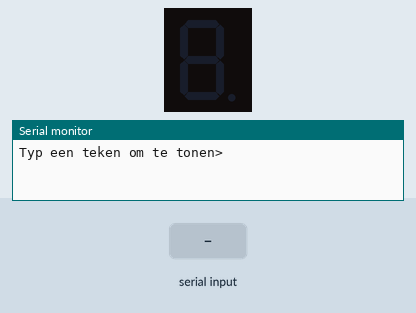
Bench run of a sketch on a simulated Arduino Uno, built with avr-gcc and run on an emulated ATmega328P. Parts: 1-digit seven-segment display, the last lines printed to the serial monitor. Wiring (inferred from the names in the program): 1-digit 7-segment display, segments lit when HIGH: segments pin 3, pin 4, pin 5, pin 6, pin 7, pin 8, pin 9, pin 2. The test bench sets the inputs (shaded band). The segment pins are drawn as the display they are named for.

Above: at 1.2 s.
1.3 s: "0" received over Serial
At 2.4 s:
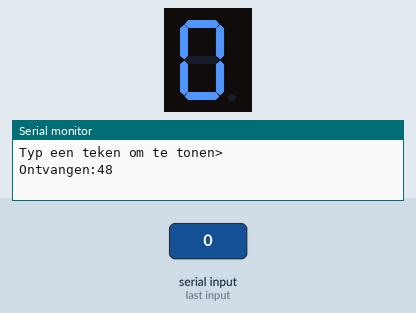
2.8 s: "1" received over Serial
At 3.5 s:
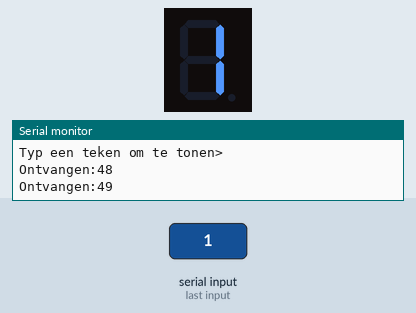
4.3 s: "2" received over Serial
At 4.7 s:
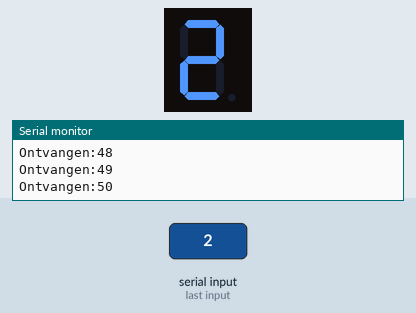
5.8 s: "3" received over Serial
At 7.0 s:
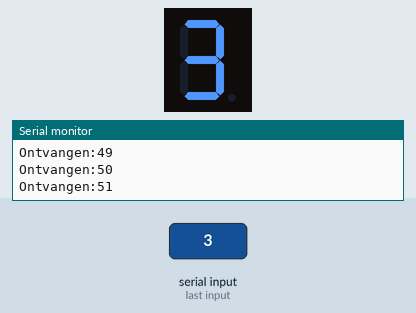
7.3 s: "4" received over Serial
At 8.2 s:
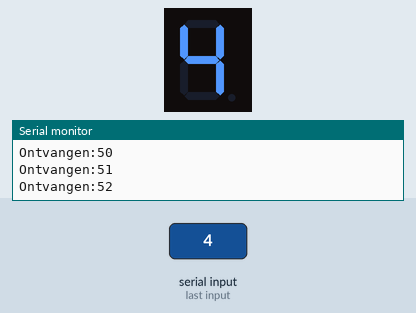
8.8 s: "5" received over Serial
At 9.3 s:
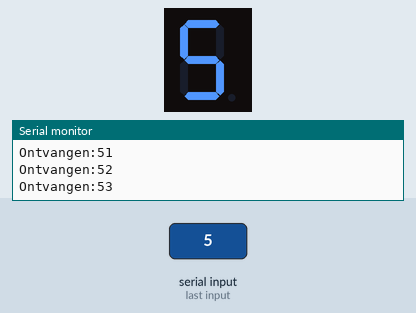
Timing chart, 0 to 11.3 s (numbered marks = the images above; inputs shaded):
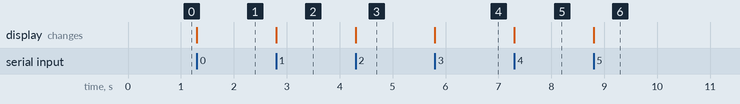

Measured:
- after the input at 1.3 s, the display: changes at once (image 1)
- after the input at 2.8 s, the display: changes at once (image 2)
- after the input at 4.3 s, the display: changes at once (image 3)
- after the input at 5.8 s, the display: changes at once (image 4)
- after the input at 7.3 s, the display: changes at once (image 5)
- after the input at 8.8 s, the display: changes at once (image 6)

The sketch:

4_segment_display_toon_vanuit_serial.ino
```cpp
#define SEGMENT_PUNT          2
#define SEGMENT_BOVEN         3
#define SEGMENT_RECHTSBOVEN   4
#define SEGMENT_RECHTSONDER   5
#define SEGMENT_ONDER         6
#define SEGMENT_LINKSONDER    7
#define SEGMENT_LINKSBOVEN    8
#define SEGMENT_MIDDEN        9

// Als de segmentdisplay een gemeenschappelijke PLUS heeft zorgt LED_AAN (0V) dat de led brandt
//#define LED_AAN		LOW
//#define LED_UIT		HIGH

// Als de segmentdisplay een gemeenschappelijke MIN heeft zorgt HIGH (5V) dat de led brandt
#define LED_AAN		HIGH
#define LED_UIT		LOW

void setup() {
  pinMode(SEGMENT_PUNT, OUTPUT);
  pinMode(SEGMENT_BOVEN, OUTPUT);
  pinMode(SEGMENT_RECHTSBOVEN, OUTPUT);
  pinMode(SEGMENT_RECHTSONDER, OUTPUT);
  pinMode(SEGMENT_ONDER, OUTPUT);
  pinMode(SEGMENT_LINKSONDER, OUTPUT);
  pinMode(SEGMENT_LINKSBOVEN, OUTPUT);
  pinMode(SEGMENT_MIDDEN, OUTPUT);

  Serial.begin(115200);
  Serial.write("Typ een teken om te tonen>\n");
}

void toonTeken(char teken)
{
  switch(teken) {
    case '0':
      digitalWrite(SEGMENT_PUNT, LED_UIT);
      digitalWrite(SEGMENT_BOVEN, LED_AAN);
      digitalWrite(SEGMENT_RECHTSBOVEN, LED_AAN);
      digitalWrite(SEGMENT_RECHTSONDER, LED_AAN);
      digitalWrite(SEGMENT_ONDER, LED_AAN);
      digitalWrite(SEGMENT_LINKSONDER, LED_AAN);
      digitalWrite(SEGMENT_LINKSBOVEN, LED_AAN);
      digitalWrite(SEGMENT_MIDDEN, LED_UIT);
      break;
    case '1':
      digitalWrite(SEGMENT_PUNT, LED_UIT);
      digitalWrite(SEGMENT_BOVEN, LED_UIT);
      digitalWrite(SEGMENT_RECHTSBOVEN, LED_AAN);
      digitalWrite(SEGMENT_RECHTSONDER, LED_AAN);
      digitalWrite(SEGMENT_ONDER, LED_UIT);
      digitalWrite(SEGMENT_LINKSONDER, LED_UIT);
      digitalWrite(SEGMENT_LINKSBOVEN, LED_UIT);
      digitalWrite(SEGMENT_MIDDEN, LED_UIT);
      break;
    case '2':
      digitalWrite(SEGMENT_PUNT, LED_UIT);
      digitalWrite(SEGMENT_BOVEN, LED_AAN);
      digitalWrite(SEGMENT_RECHTSBOVEN, LED_AAN);
      digitalWrite(SEGMENT_RECHTSONDER, LED_UIT);
      digitalWrite(SEGMENT_ONDER, LED_AAN);
      digitalWrite(SEGMENT_LINKSONDER, LED_AAN);
      digitalWrite(SEGMENT_LINKSBOVEN, LED_UIT);
      digitalWrite(SEGMENT_MIDDEN, LED_AAN);
      break;
    case '3':
      digitalWrite(SEGMENT_PUNT, LED_UIT);
      digitalWrite(SEGMENT_BOVEN, LED_AAN);
      digitalWrite(SEGMENT_RECHTSBOVEN, LED_AAN);
      digitalWrite(SEGMENT_RECHTSONDER, LED_AAN);
      digitalWrite(SEGMENT_ONDER, LED_AAN);
      digitalWrite(SEGMENT_LINKSONDER, LED_UIT);
      digitalWrite(SEGMENT_LINKSBOVEN, LED_UIT);
      digitalWrite(SEGMENT_MIDDEN, LED_AAN);
      break;
    case '4':
      digitalWrite(SEGMENT_PUNT, LED_UIT);
      digitalWrite(SEGMENT_BOVEN, LED_UIT);
      digitalWrite(SEGMENT_RECHTSBOVEN, LED_AAN);
      digitalWrite(SEGMENT_RECHTSONDER, LED_AAN);
      digitalWrite(SEGMENT_ONDER, LED_UIT);
      digitalWrite(SEGMENT_LINKSONDER, LED_UIT);
      digitalWrite(SEGMENT_LINKSBOVEN, LED_AAN);
      digitalWrite(SEGMENT_MIDDEN, LED_AAN);
      break;
    case '5':
      digitalWrite(SEGMENT_PUNT, LED_UIT);
      digitalWrite(SEGMENT_BOVEN, LED_AAN);
      digitalWrite(SEGMENT_RECHTSBOVEN, LED_UIT);
      digitalWrite(SEGMENT_RECHTSONDER, LED_AAN);
      digitalWrite(SEGMENT_ONDER, LED_AAN);
      digitalWrite(SEGMENT_LINKSONDER, LED_UIT);
      digitalWrite(SEGMENT_LINKSBOVEN, LED_AAN);
      digitalWrite(SEGMENT_MIDDEN, LED_AAN);
      break;
    case '6':
      digitalWrite(SEGMENT_PUNT, LED_UIT);
      digitalWrite(SEGMENT_BOVEN, LED_AAN);
      digitalWrite(SEGMENT_RECHTSBOVEN, LED_UIT);
      digitalWrite(SEGMENT_RECHTSONDER, LED_AAN);
      digitalWrite(SEGMENT_ONDER, LED_AAN);
      digitalWrite(SEGMENT_LINKSONDER, LED_AAN);
      digitalWrite(SEGMENT_LINKSBOVEN, LED_AAN);
      digitalWrite(SEGMENT_MIDDEN, LED_AAN);
      break;
    case '7':
      digitalWrite(SEGMENT_PUNT, LED_UIT);
      digitalWrite(SEGMENT_BOVEN, LED_AAN);
      digitalWrite(SEGMENT_RECHTSBOVEN, LED_AAN);
      digitalWrite(SEGMENT_RECHTSONDER, LED_AAN);
      digitalWrite(SEGMENT_ONDER, LED_UIT);
      digitalWrite(SEGMENT_LINKSONDER, LED_UIT);
      digitalWrite(SEGMENT_LINKSBOVEN, LED_UIT);
      digitalWrite(SEGMENT_MIDDEN, LED_UIT);
      break;
    case '8':
      digitalWrite(SEGMENT_PUNT, LED_UIT);
      digitalWrite(SEGMENT_BOVEN, LED_AAN);
      digitalWrite(SEGMENT_RECHTSBOVEN, LED_AAN);
      digitalWrite(SEGMENT_RECHTSONDER, LED_AAN);
      digitalWrite(SEGMENT_ONDER, LED_AAN);
      digitalWrite(SEGMENT_LINKSONDER, LED_AAN);
      digitalWrite(SEGMENT_LINKSBOVEN, LED_AAN);
      digitalWrite(SEGMENT_MIDDEN, LED_AAN);
      break;
    case '9':
      digitalWrite(SEGMENT_PUNT, LED_UIT);
      digitalWrite(SEGMENT_BOVEN, LED_AAN);
      digitalWrite(SEGMENT_RECHTSBOVEN, LED_AAN);
      digitalWrite(SEGMENT_RECHTSONDER, LED_AAN);
      digitalWrite(SEGMENT_ONDER, LED_AAN);
      digitalWrite(SEGMENT_LINKSONDER, LED_UIT);
      digitalWrite(SEGMENT_LINKSBOVEN, LED_AAN);
      digitalWrite(SEGMENT_MIDDEN, LED_AAN);
      break;
    case 'A':
    case 'a':
      digitalWrite(SEGMENT_PUNT, LED_UIT);
      digitalWrite(SEGMENT_BOVEN, LED_AAN);
      digitalWrite(SEGMENT_RECHTSBOVEN, LED_AAN);
      digitalWrite(SEGMENT_RECHTSONDER, LED_AAN);
      digitalWrite(SEGMENT_ONDER, LED_UIT);
      digitalWrite(SEGMENT_LINKSONDER, LED_AAN);
      digitalWrite(SEGMENT_LINKSBOVEN, LED_AAN);
      digitalWrite(SEGMENT_MIDDEN, LED_AAN);
      break;
    case 'B':
    case 'b':
      digitalWrite(SEGMENT_PUNT, LED_UIT);
      digitalWrite(SEGMENT_BOVEN, LED_UIT);
      digitalWrite(SEGMENT_RECHTSBOVEN, LED_UIT);
      digitalWrite(SEGMENT_RECHTSONDER, LED_AAN);
      digitalWrite(SEGMENT_ONDER, LED_AAN);
      digitalWrite(SEGMENT_LINKSONDER, LED_AAN);
      digitalWrite(SEGMENT_LINKSBOVEN, LED_AAN);
      digitalWrite(SEGMENT_MIDDEN, LED_AAN);
      break;
    case 'C':
    case 'c':
      digitalWrite(SEGMENT_PUNT, LED_UIT);
      digitalWrite(SEGMENT_BOVEN, LED_AAN);
      digitalWrite(SEGMENT_RECHTSBOVEN, LED_UIT);
      digitalWrite(SEGMENT_RECHTSONDER, LED_UIT);
      digitalWrite(SEGMENT_ONDER, LED_AAN);
      digitalWrite(SEGMENT_LINKSONDER, LED_AAN);
      digitalWrite(SEGMENT_LINKSBOVEN, LED_AAN);
      digitalWrite(SEGMENT_MIDDEN, LED_UIT);
      break;
    case 'D':
    case 'd':
      digitalWrite(SEGMENT_PUNT, LED_UIT);
      digitalWrite(SEGMENT_BOVEN, LED_UIT);
      digitalWrite(SEGMENT_RECHTSBOVEN, LED_AAN);
      digitalWrite(SEGMENT_RECHTSONDER, LED_AAN);
      digitalWrite(SEGMENT_ONDER, LED_AAN);
      digitalWrite(SEGMENT_LINKSONDER, LED_AAN);
      digitalWrite(SEGMENT_LINKSBOVEN, LED_UIT);
      digitalWrite(SEGMENT_MIDDEN, LED_AAN);
      break;
    case 'E':
    case 'e':
      digitalWrite(SEGMENT_PUNT, LED_UIT);
      digitalWrite(SEGMENT_BOVEN, LED_AAN);
      digitalWrite(SEGMENT_RECHTSBOVEN, LED_UIT);
      digitalWrite(SEGMENT_RECHTSONDER, LED_UIT);
      digitalWrite(SEGMENT_ONDER, LED_AAN);
      digitalWrite(SEGMENT_LINKSONDER, LED_AAN);
      digitalWrite(SEGMENT_LINKSBOVEN, LED_AAN);
      digitalWrite(SEGMENT_MIDDEN, LED_AAN);
      break;
    case 'F':
    case 'f':
      digitalWrite(SEGMENT_PUNT, LED_UIT);
      digitalWrite(SEGMENT_BOVEN, LED_AAN);
      digitalWrite(SEGMENT_RECHTSBOVEN, LED_UIT);
      digitalWrite(SEGMENT_RECHTSONDER, LED_UIT);
      digitalWrite(SEGMENT_ONDER, LED_UIT);
      digitalWrite(SEGMENT_LINKSONDER, LED_AAN);
      digitalWrite(SEGMENT_LINKSBOVEN, LED_AAN);
      digitalWrite(SEGMENT_MIDDEN, LED_AAN);
      break;
    case ' ':
      digitalWrite(SEGMENT_PUNT, LED_UIT);
      digitalWrite(SEGMENT_BOVEN, LED_UIT);
      digitalWrite(SEGMENT_RECHTSBOVEN, LED_UIT);
      digitalWrite(SEGMENT_RECHTSONDER, LED_UIT);
      digitalWrite(SEGMENT_ONDER, LED_UIT);
      digitalWrite(SEGMENT_LINKSONDER, LED_UIT);
      digitalWrite(SEGMENT_LINKSBOVEN, LED_UIT);
      digitalWrite(SEGMENT_MIDDEN, LED_UIT);
      break;
  }
}


void loop() {
  if (Serial.available() > 0) {
    char teken = Serial.read();

    Serial.print("Ontvangen:");
    Serial.println(teken, DEC);

    toonTeken(teken);
  }
}
```
